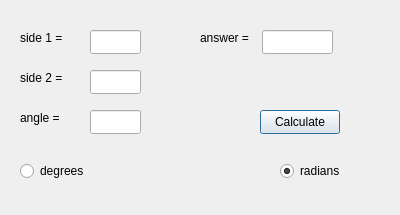
<?xml version="1.0" encoding="UTF-8"?>
<ui version="4.0">
 <class>Triangle</class>
 <widget class="QDialog" name="Triangle">
  <property name="geometry">
   <rect>
    <x>0</x>
    <y>0</y>
    <width>400</width>
    <height>215</height>
   </rect>
  </property>
  <property name="windowTitle">
   <string>Dialog</string>
  </property>
  <widget class="QRadioButton" name="degrees">
   <property name="geometry">
    <rect>
     <x>20</x>
     <y>160</y>
     <width>91</width>
     <height>22</height>
    </rect>
   </property>
   <property name="text">
    <string>degrees</string>
   </property>
  </widget>
  <widget class="QRadioButton" name="radians">
   <property name="geometry">
    <rect>
     <x>280</x>
     <y>160</y>
     <width>91</width>
     <height>22</height>
    </rect>
   </property>
   <property name="text">
    <string>radians</string>
   </property>
   <property name="checked">
    <bool>true</bool>
   </property>
  </widget>
  <widget class="QLineEdit" name="side_1">
   <property name="geometry">
    <rect>
     <x>90</x>
     <y>30</y>
     <width>51</width>
     <height>24</height>
    </rect>
   </property>
  </widget>
  <widget class="QLineEdit" name="side_2">
   <property name="geometry">
    <rect>
     <x>90</x>
     <y>70</y>
     <width>51</width>
     <height>24</height>
    </rect>
   </property>
  </widget>
  <widget class="QLineEdit" name="angle">
   <property name="geometry">
    <rect>
     <x>90</x>
     <y>110</y>
     <width>51</width>
     <height>24</height>
    </rect>
   </property>
  </widget>
  <widget class="QLineEdit" name="answ">
   <property name="geometry">
    <rect>
     <x>262</x>
     <y>30</y>
     <width>71</width>
     <height>24</height>
    </rect>
   </property>
  </widget>
  <widget class="QLabel" name="label">
   <property name="geometry">
    <rect>
     <x>20</x>
     <y>30</y>
     <width>49</width>
     <height>16</height>
    </rect>
   </property>
   <property name="text">
    <string>side 1 =</string>
   </property>
  </widget>
  <widget class="QLabel" name="label_2">
   <property name="geometry">
    <rect>
     <x>20</x>
     <y>70</y>
     <width>49</width>
     <height>16</height>
    </rect>
   </property>
   <property name="text">
    <string>side 2 =</string>
   </property>
  </widget>
  <widget class="QLabel" name="label_3">
   <property name="geometry">
    <rect>
     <x>20</x>
     <y>110</y>
     <width>49</width>
     <height>16</height>
    </rect>
   </property>
   <property name="text">
    <string>angle =</string>
   </property>
  </widget>
  <widget class="QLabel" name="label_4">
   <property name="geometry">
    <rect>
     <x>200</x>
     <y>30</y>
     <width>49</width>
     <height>16</height>
    </rect>
   </property>
   <property name="text">
    <string>answer =</string>
   </property>
  </widget>
  <widget class="QPushButton" name="pushButton">
   <property name="geometry">
    <rect>
     <x>260</x>
     <y>110</y>
     <width>80</width>
     <height>24</height>
    </rect>
   </property>
   <property name="text">
    <string>Calculate</string>
   </property>
  </widget>
 </widget>
 <resources/>
 <connections/>
</ui>
